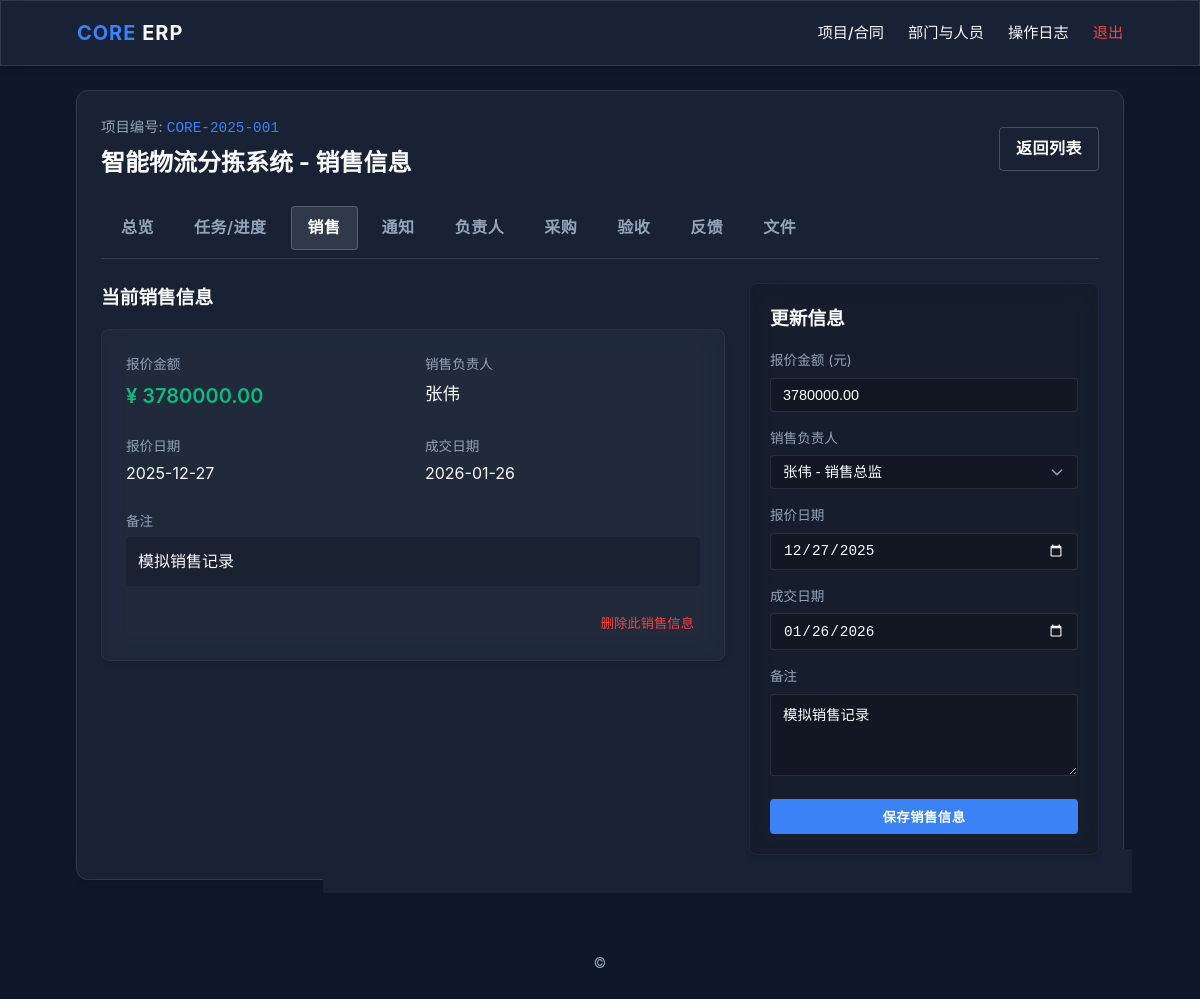
Page /contracts/1/sales (signed in) on the committed database.
### core/models.py (models this page shows)
class Contract(db.Model):
    __tablename__ = 'contracts'
    id = db.Column(db.Integer, primary_key=True)
    company_id = db.Column(db.Integer, db.ForeignKey('companies.id'), nullable=False)
    company = db.relationship('Company', back_populates='contracts')
    project_code = db.Column(db.String(50), nullable=False, unique=True)
    contract_number = db.Column(db.String(50), nullable=False)
    name = db.Column(db.String(200), nullable=False)
    planned_delivery_date = db.Column(db.Date, nullable=True)
    client_manager = db.Column(db.String(100))
    client_contact = db.Column(db.String(200))
    our_manager = db.Column(db.String(100))
    status = db.Column(db.String(50), default='新建')
    status_note = db.Column(db.String(500), nullable=True)  # 手工状态备注
    created_at = db.Column(db.DateTime, default=datetime.utcnow)
    created_by_id = db.Column(db.Integer, db.ForeignKey('users.id'))
    created_by = db.relationship('User', backref='contracts')

class SalesInfo(db.Model):
    __tablename__ = 'sales_infos'
    id = db.Column(db.Integer, primary_key=True)
    contract_id = db.Column(
        db.Integer,
        db.ForeignKey('contracts.id'),
        nullable=False,
        unique=True  # 保证一个合同最多一条销售记录
    )
    quote_amount = db.Column(db.Numeric(10, 2), nullable=True)  # 报价金额
    quote_date = db.Column(db.Date, nullable=True)              # 报价日期
    deal_date = db.Column(db.Date, nullable=True)               # 成交日期
    sales_person_id = db.Column(db.Integer, db.ForeignKey('persons.id'), nullable=True)  # 销售负责人
    remarks = db.Column(db.String(500))                         # 备注
    contract = db.relationship(
        'Contract',
        backref=db.backref('sales_info', uselist=False)
    )
    sales_person = db.relationship('Person', backref='sales_infos')

class Person(db.Model):
    __tablename__ = 'persons'
    id = db.Column(db.Integer, primary_key=True)
    name = db.Column(db.String(100), nullable=False)
    position = db.Column(db.String(100))
    department_id = db.Column(db.Integer, db.ForeignKey('departments.id'))
    department = db.relationship('Department', backref='persons')

### core/contracts.py (the view, shortened to what this page needs)
@contracts_bp.route('/<int:contract_id>/sales', methods=['GET', 'POST'])
@login_required
def manage_sales(contract_id):
    user_id = session.get('user_id')
    user = User.query.get(user_id) if user_id else None
    contract = Contract.query.get_or_404(contract_id)
    sales = SalesInfo.query.filter_by(contract_id=contract.id).first()
    persons = Person.query.order_by(Person.id.asc()).all()
    return render_template(
        'contracts/sales.html',
        user=user,
        contract=contract,
        sales=sales,
        persons=persons,
    )

### core/contracts.py (called while the page is built)
def login_required(view):
    @wraps(view)
    def wrapped_view(**kwargs):
        if 'user_id' not in session:
            flash('请先登录')
            return redirect(url_for('auth.login'))
        return view(**kwargs)
    return wrapped_view

### core/services/common_utils.py (called while the page is built)
    def get_runtime_headers(self):
        payload = f"Powered by {self._sys_id}".encode()
        encoded_sig = base64.b64encode(payload).decode()
        return {
            "X-Runtime-ID": self._env_hash,                # Formerly X-System-Integrity
            "X-Content-Hash": encoded_sig                  # Formerly X-Engine-Signature
        }

    def inject_runtime_metadata(self, context=None):
        if context is None:
            context = {}
        context['__build_ref__'] = f"bld-{self._env_hash}"
        context['__maintainer_ref__'] = self._sys_id
        return context

### core/templates/contracts/sales.html (shortened to what this page needs)
{% extends 'base.html' %}
{% block content %}
<div class="glass-panel" style="padding: 24px; border-radius: 12px; margin-bottom: 24px;">
    <div style="display: flex; justify-content: space-between; align-items: center; margin-bottom: 24px;">
        <div>
            <div style="font-size: 0.9rem; color: var(--color-text-sub);">项目编号: <span style="color: var(--color-primary); font-family: monospace;">{{ contract.project_code }}</span></div>
            <h2 style="margin: 4px 0 0 0; font-size: 1.5rem; font-weight: 700;">{{ contract.name }} - 销售信息</h2>
        </div>
        <a href="{{ url_for('contracts.list_contracts') }}" class="btn-industrial" style="background: transparent; border: 1px solid rgba(255,255,255,0.2);">返回列表</a>
    </div>
    <div style="display: flex; gap: 8px; margin-bottom: 24px; overflow-x: auto; padding: 12px 4px 8px 4px; border-bottom: 1px solid rgba(255,255,255,0.1); position: relative; z-index: 5; margin-top: -12px;">
        <a href="{{ url_for('contracts.contract_overview', contract_id=contract.id) }}" class="btn-industrial" style="background: transparent; border: none; color: var(--color-text-sub);">总览</a>
        <a href="{{ url_for('contracts.manage_tasks', contract_id=contract.id) }}" class="btn-industrial" style="background: transparent; border: none; color: var(--color-text-sub);">任务/进度</a>
        <a href="{{ url_for('contracts.manage_sales', contract_id=contract.id) }}" class="btn-industrial" style="background: rgba(255,255,255,0.1); border: 1px solid rgba(255,255,255,0.2);">销售</a>
        <a href="{{ url_for('contracts.notify_contract', contract_id=contract.id) }}" class="btn-industrial" style="background: transparent; border: none; color: var(--color-text-sub);">通知</a>
        <a href="{{ url_for('contracts.manage_leaders', contract_id=contract.id) }}" class="btn-industrial" style="background: transparent; border: none; color: var(--color-text-sub);">负责人</a>
        <a href="{{ url_for('contracts.manage_procurements', contract_id=contract.id) }}" class="btn-industrial" style="background: transparent; border: none; color: var(--color-text-sub);">采购</a>
        <a href="{{ url_for('contracts.manage_acceptances', contract_id=contract.id) }}" class="btn-industrial" style="background: transparent; border: none; color: var(--color-text-sub);">验收</a>
        <a href="{{ url_for('contracts.manage_feedbacks', contract_id=contract.id) }}" class="btn-industrial" style="background: transparent; border: none; color: var(--color-text-sub);">反馈</a>
        <a href="{{ url_for('contracts.manage_files', contract_id=contract.id) }}" class="btn-industrial" style="background: transparent; border: none; color: var(--color-text-sub);">文件</a>
    </div>
    <div style="display: grid; grid-template-columns: 1fr 350px; gap: 24px;">
        <div>
            <h3 style="margin: 0 0 16px 0;">当前销售信息</h3>
            {% if sales %}
            <div class="glass-panel" style="padding: 24px; border-radius: 8px; background: rgba(255,255,255,0.02); border: 1px solid rgba(255,255,255,0.05);">
                <div style="display: grid; grid-template-columns: repeat(2, 1fr); gap: 24px; margin-bottom: 24px;">
                    <div>
                        <div style="font-size: 0.85rem; color: var(--color-text-sub); margin-bottom: 4px;">报价金额</div>
                        <div style="font-size: 1.25rem; font-weight: 600; color: var(--color-accent);">
                            ¥ {{ sales.quote_amount if sales.quote_amount is not none else '0.00' }}
                        </div>
                    </div>
                    <div>
                        <div style="font-size: 0.85rem; color: var(--color-text-sub); margin-bottom: 4px;">销售负责人</div>
                        <div style="font-size: 1.1rem;">
                            {{ sales.sales_person.name if sales.sales_person else '未指定' }}
                        </div>
                    </div>
                    <div>
                        <div style="font-size: 0.85rem; color: var(--color-text-sub); margin-bottom: 4px;">报价日期</div>
                        <div>{{ sales.quote_date or '-' }}</div>
                    </div>
                    <div>
                        <div style="font-size: 0.85rem; color: var(--color-text-sub); margin-bottom: 4px;">成交日期</div>
                        <div>{{ sales.deal_date or '-' }}</div>
                    </div>
                </div>
                <div style="margin-bottom: 24px;">
                    <div style="font-size: 0.85rem; color: var(--color-text-sub); margin-bottom: 4px;">备注</div>
                    <div style="line-height: 1.6; background: rgba(0,0,0,0.2); padding: 12px; border-radius: 4px;">
                        {{ sales.remarks or '无备注' }}
                    </div>
                </div>
                <div style="text-align: right;">
                    <form method="post" action="{{ url_for('contracts.delete_sales', contract_id=contract.id) }}">
                        <button type="submit" onclick="return confirm('确认删除该销售信息？');" class="btn-text" style="color: var(--color-danger); background: transparent; border: none; cursor: pointer;">
                            删除此销售信息
                        </button>
                    </form>
                </div>
            </div>
            {% else %}
            <div style="text-align: center; padding: 48px; color: var(--color-text-sub); border: 1px dashed rgba(255,255,255,0.1); border-radius: 8px;">
                暂无销售信息，请在右侧录入。
            </div>
            {% endif %}
        </div>
        <div class="glass-panel" style="padding: 20px; border-radius: 8px; border: 1px solid rgba(255,255,255,0.05); background: rgba(0,0,0,0.2); height: fit-content;">
            <h3 style="margin: 0 0 16px 0;">{% if sales %}更新信息{% else %}新增信息{% endif %}</h3>
            <form method="post">
                <div class="form-group" style="margin-bottom: 16px;">
                    <label style="display: block; font-size: 0.85rem; color: var(--color-text-sub); margin-bottom: 6px;">报价金额 (元)</label>
                    <input type="number" step="0.01" name="quote_amount" class="form-control" style="width: 100%; box-sizing: border-box;"
                           value="{% if sales and sales.quote_amount is not none %}{{ sales.quote_amount }}{% endif %}">
                </div>
                <div class="form-group" style="margin-bottom: 16px;">
                    <label style="display: block; font-size: 0.85rem; color: var(--color-text-sub); margin-bottom: 6px;">销售负责人</label>
                    <select name="sales_person_id" class="form-control" style="width: 100%;">
                        {% for p in persons %}
                        <option value="{{ p.id }}" {% if sales and sales.sales_person and sales.sales_person.id == p.id %}selected{% endif %}>
                            {{ p.name }} - {{ p.position }}
                        </option>
                        {% endfor %}
                    </select>
                </div>
                <div class="form-group" style="margin-bottom: 16px;">
                    <label style="display: block; font-size: 0.85rem; color: var(--color-text-sub); margin-bottom: 6px;">报价日期</label>
                    <input type="date" name="quote_date" class="form-control" style="width: 100%; box-sizing: border-box;"
                           value="{{ sales.quote_date if sales and sales.quote_date else '' }}">
                </div>
                <div class="form-group" style="margin-bottom: 16px;">
                    <label style="display: block; font-size: 0.85rem; color: var(--color-text-sub); margin-bottom: 6px;">成交日期</label>
                    <input type="date" name="deal_date" class="form-control" style="width: 100%; box-sizing: border-box;"
                           value="{{ sales.deal_date if sales and sales.deal_date else '' }}">
                </div>
                <div class="form-group" style="margin-bottom: 16px;">
                    <label style="display: block; font-size: 0.85rem; color: var(--color-text-sub); margin-bottom: 6px;">备注</label>
                    <textarea name="remarks" class="form-control" style="width: 100%; box-sizing: border-box;" rows="4">{{ sales.remarks if sales and sales.remarks else '' }}</textarea>
                </div>
                <button type="submit" class="btn-industrial" style="width: 100%;">保存销售信息</button>
            </form>
        </div>
    </div>
</div>
{% endblock %}

### core/static/css/theme.css (style rules this page uses)
:root { --color-bg-deep: #0f172a; --color-surface: #1e293b; --color-primary: #3b82f6; --color-accent: #10b981; --color-warning: #f59e0b; --color-danger: #ef4444; --color-text-main: #f8fafc; --color-text-sub: #94a3b8; --spacing-unit: 8px; --border-radius-card: 12px; --glass-blur: 12px; }
*, *::before, *::after { box-sizing: border-box; }
body { background-color: var(--color-bg-deep); color: var(--color-text-main); color-scheme: dark; font-family: "Inter", system-ui, -apple-system, BlinkMacSystemFont, "Segoe UI", Roboto, Helvetica, Arial, sans-serif; margin: 0; padding: 0; line-height: 1.6; -webkit-font-smoothing: antialiased; min-height: 100vh; display: flex; flex-direction: column; }

### core/static/css/components.css (style rules this page uses)
.glass-panel { backdrop-filter: blur(var(--glass-blur)); -webkit-backdrop-filter: blur(var(--glass-blur)); background: rgba(30, 41, 59, 0.7); border: 1px solid rgba(255, 255, 255, 0.1); box-shadow: 0 4px 6px -1px rgba(0, 0, 0, 0.1), 0 2px 4px -1px rgba(0, 0, 0, 0.06); }
.btn-industrial { background-color: var(--color-primary); color: #fff; padding: var(--spacing-unit) calc(var(--spacing-unit) * 2); border-radius: 4px; border: none; font-weight: 600; cursor: pointer; transition: all 0.2s ease; text-transform: uppercase; letter-spacing: 0.5px; display: inline-flex; align-items: center; justify-content: center; text-decoration: none; }
.form-control { background-color: rgba(0, 0, 0, 0.2); border: 1px solid rgba(255, 255, 255, 0.1); color: var(--color-text-main); padding: 8px 12px; border-radius: 4px; font-size: 0.9rem; transition: all 0.2s ease; outline: none; }
select.form-control { appearance: none; -webkit-appearance: none; background-repeat: no-repeat; background-position: right 12px center; background-size: 16px; padding-right: 32px; }
option { background-color: #1e293b; color: #fff; }

### rows in the picture
Contract: project_code "CORE-2025-001", name "智能物流分拣系统"
SalesInfo: quote_amount "3780000.00", quote_date "2025-12-27", deal_date "2026-01-26", remarks "模拟销售记录", quote_date "12/27/2025", deal_date "01/26/2026"
Person: sales_person "张伟"

### other values in the picture
form field sales_person_id "张伟 - 销售总监"
